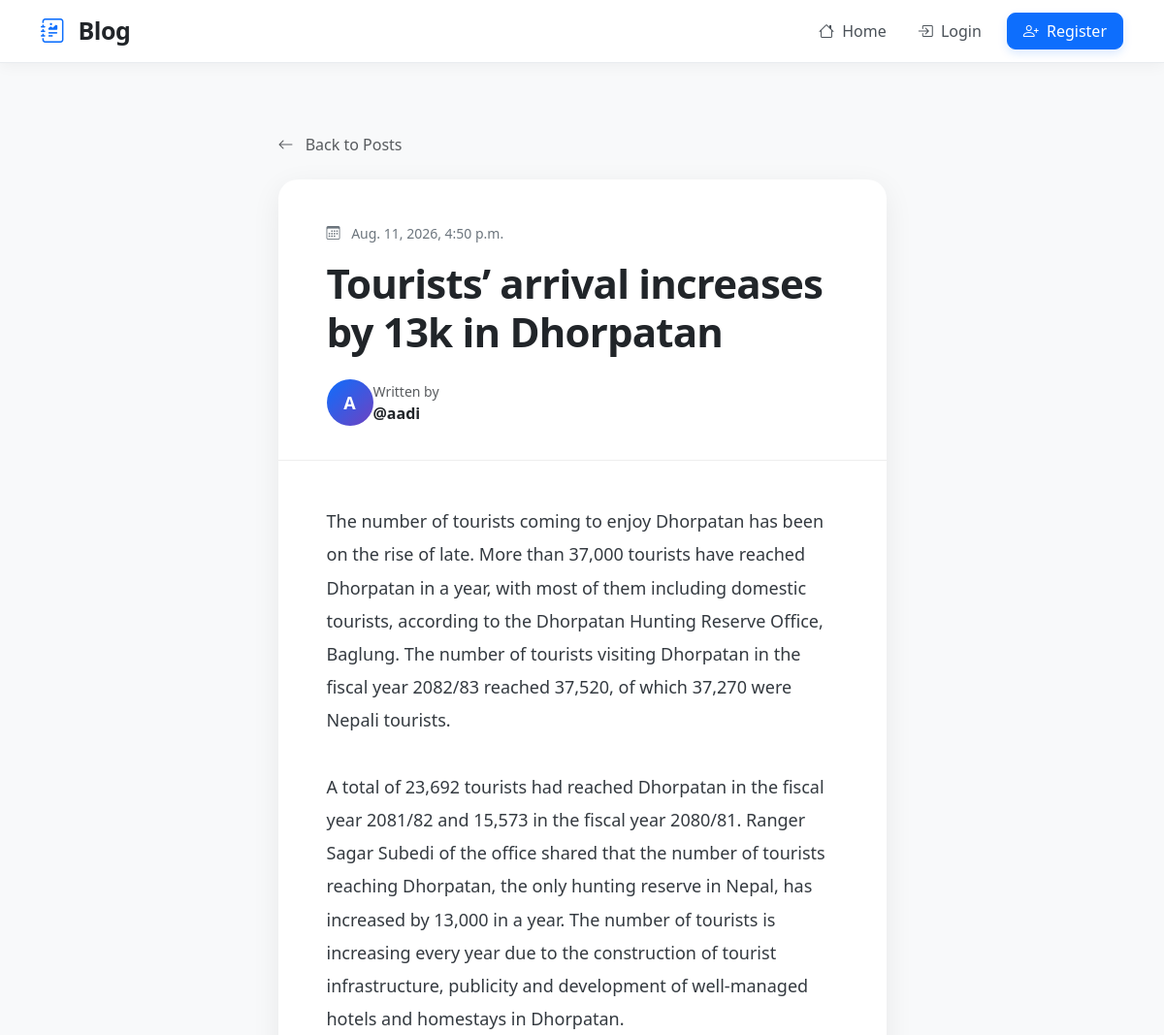
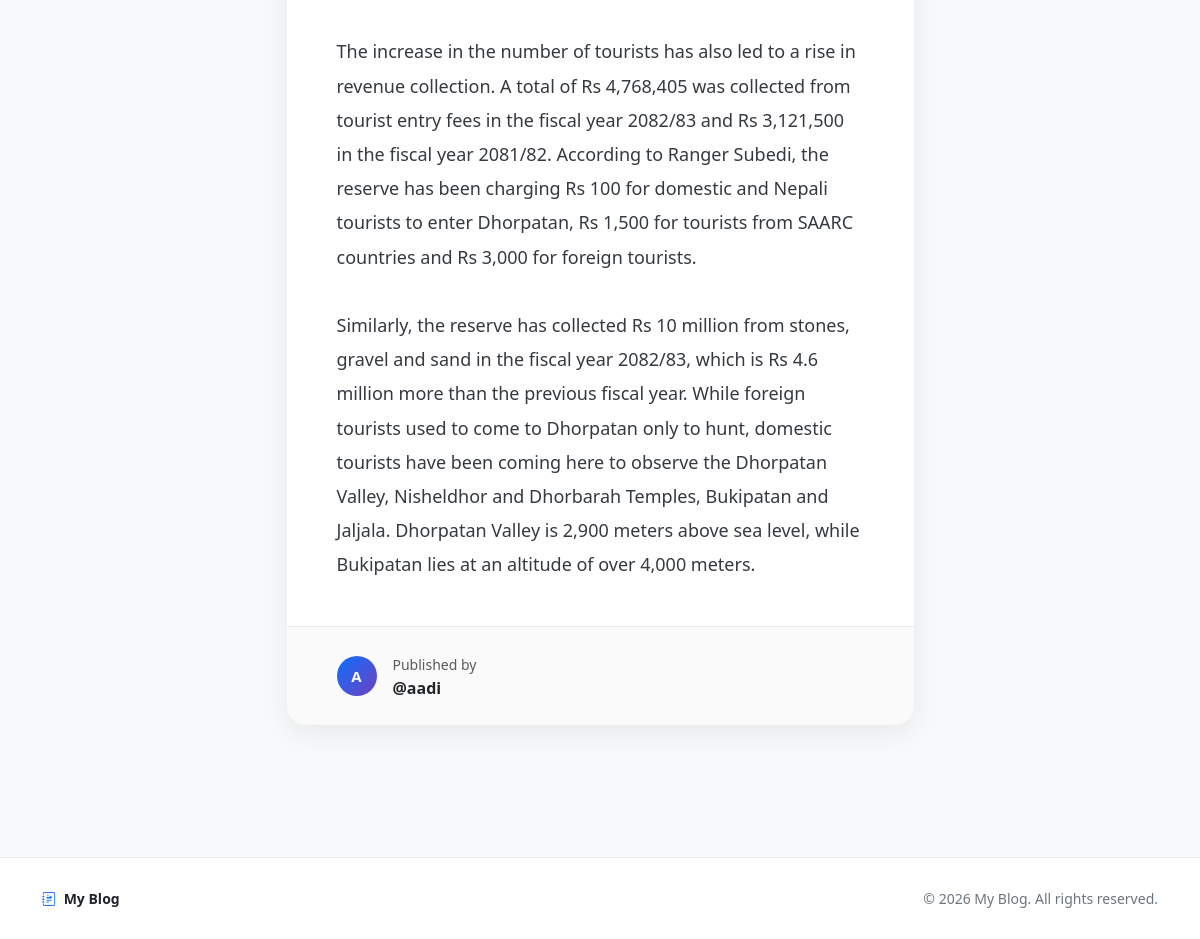
The page /post-detail/5/ on the database its author committed (2 pictures, top to bottom).
### blog_app/models.py (models this page shows, shortened)
class Post(models.Model):
    title = models.CharField(max_length=256)
    content = models.TextField()
    author = models.ForeignKey("auth.User", on_delete=models.CASCADE)
    created_at = models.DateTimeField(auto_now_add=True)
    updated_at = models.DateTimeField(auto_now=True)
    published_at = models.DateTimeField(null=True, blank=True)

### blog_app/views.py (the view)
# urls.py: path("post-detail/<int:pk>/", views.post_detail, name="post-detail"),
def post_detail(request, pk):
    post = Post.objects.get(pk=pk)
    return render(
        request,
        "post_detail.html",
        {"post": post},
    )

### templates/post_detail.html (shortened to what this page needs)
{% extends "base.html" %}
{% block content %}
<div class="container py-5">
    <div class="row justify-content-center">
        <div class="col-lg-8 col-xl-7">
            <div class="mb-4">
                <a href="/" class="text-decoration-none text-muted">
                    <i class="bi bi-arrow-left me-2"></i>
                    Back to Posts
                </a>
            </div>
            <article class="article-card">
                <div class="article-header">
                    <div class="article-date mb-3">
                        <i class="bi bi-calendar3 me-2"></i>
                        {{ post.published_at }}
                    </div>
                    <h1 class="article-title">
                        {{ post.title }}
                    </h1>
                    <div class="author-section mt-4">
                        <div class="author-avatar">
                            {{ post.author.username|first|upper }}
                        </div>
                        <div>
                            <small class="text-muted d-block">
                                Written by
                            </small>
                            <span class="author-name">
                                @{{ post.author.username }}
                            </span>
                        </div>
                    </div>
                </div>
                <div class="article-content">
                    {{ post.content|linebreaksbr }}
                </div>
                <div class="article-footer">
                    <div class="d-flex align-items-center">
                        <div class="author-avatar small-avatar">
                            {{ post.author.username|first|upper }}
                        </div>
                        <div class="ms-3">
                            <small class="text-muted">
                                Published by
                            </small>
                            <div class="fw-semibold">
                                @{{ post.author.username }}
                            </div>
                        </div>
                    </div>
                </div>
            </article>
        </div>
    </div>
</div>
{% endblock content %}

### templates/base.html (style rules this page uses)
body { background: #f5f7fb; color: #212529; font-family: system-ui, -apple-system, BlinkMacSystemFont, "Segoe UI", sans-serif; }

### templates/post_detail.html (style rules this page uses)
body { background-color: #f8f9fa; }
.article-card { background: #ffffff; border-radius: 20px; overflow: hidden; box-shadow: 0 8px 30px rgba(0, 0, 0, 0.07); }
.article-header { padding: 45px 50px 35px; border-bottom: 1px solid #eeeeee; }
.article-date { color: #6c757d; font-size: 14px; font-weight: 500; }
.article-title { font-size: 42px; line-height: 1.2; font-weight: 800; letter-spacing: -0.8px; color: #212529; margin: 0; }
.author-section { display: flex; align-items: center; }
.author-avatar { width: 48px; height: 48px; border-radius: 50%; display: flex; align-items: center; justify-content: center; background: linear-gradient(135deg, #0d6efd, #6f42c1); color: white; font-weight: 700; font-size: 18px; }
.author-name { font-weight: 600; color: #212529; }
.article-content { padding: 45px 50px; font-size: 18px; line-height: 1.9; color: #343a40; }
.article-footer { padding: 25px 50px; border-top: 1px solid #eeeeee; background: #fafafa; }
.small-avatar { width: 40px; height: 40px; font-size: 15px; }
.text-muted { transition: color 0.2s ease; }

### rows shown on the page
Post: published_at "Aug. 11, 2026, 4:50 p.m.", title "Tourists’ arrival increases by 13k in Dhorpatan", author.username|first "A", author.username "aadi", content "The number of tourists coming to enjoy Dhorpatan has been on the rise of late. More than 37,000 tourists have reached Dhorpatan in a year, with most of them including domestic tourists, according to the Dhorpatan Hunting Reserve Office, Baglung. The number of tourists visiting Dhorpatan in the fiscal year 2082/83 reached 37,520, of which 37,270 were Nepali tourists. A total of 23,692 tourists had reached Dhorpatan in the fiscal year 2081/82 and 15,573 in the fiscal year 2080/81. Ranger Sagar Subedi of the office shared that the number of tourists reaching Dhorpatan, the only hunting reserve in Nepal, has increased by 13,000 in a year. The number of tourists is increasing every year due to…"
